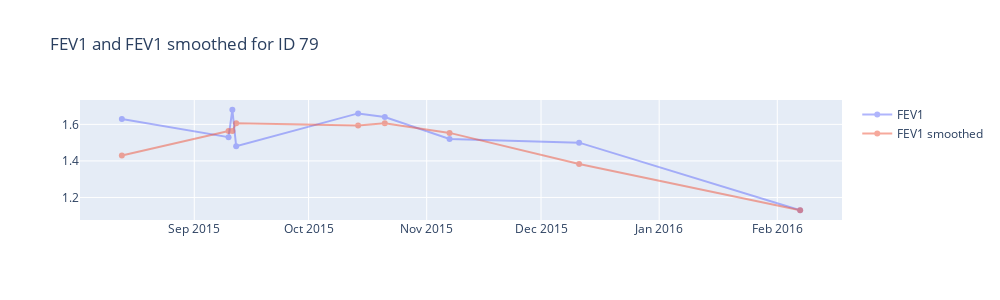

The notebook cell saved with this chart:
### Markdown cell above
## Validate smooth max

### Code cell
def plot_fev1_and_fev1_smoothed_for_id(O2_FEV1, id):
  O2_FEV1=O2_FEV1[ O2_FEV1['ID'] == id ]
  
  mode="mean"
  O2_FEV1 = smooth(O2_FEV1, ['FEV1'], mode=mode)

  # Plot
  # Create a subplots that share the same x and y axes with plotly
  fig = make_subplots(rows=1, cols=1, shared_xaxes=True, shared_yaxes=True)
  # Add scatter of FEV1 with Date recorded with a name 'FEV1' with marker opacity
  fig.add_scatter(x=O2_FEV1['Date recorded'], y=O2_FEV1['FEV1'], mode='markers+lines', name='FEV1', opacity=0.5, row=1, col=1)
  # Add scatter of FEV1 smoothed with Date recorded with a name 'FEV1 smoothed'
  fig.add_scatter(x=O2_FEV1['Date recorded'], y=O2_FEV1['FEV1 {} smoothed'.format(mode)], mode='markers+lines', name='FEV1 smoothed', opacity=0.5, row=1, col=1)
  # Update figure size
  fig.update_layout(autosize=False, width=1000, height=300, title='FEV1 and FEV1 smoothed for ID {}'.format(id))
  fig.show()

# Plot plot_fev1_and_fev1_smoothed_for_id for the first 10 IDs of O2_FEV1
for id in O2_FEV1.ID.unique()[:10]:
  plot_fev1_and_fev1_smoothed_for_id(O2_FEV1, id)

### Figure 1 — Plotly figure (JSON) as saved in the notebook; plotly's stock layout.template omitted (floating-point values rounded to 4 significant figures)
{"data": [{"mode": "markers+lines", "name": "FEV1", "opacity": 0.5, "type": "scatter", "x": ["2015-08-13", "2015-09-10", "2015-09-11", "2015-09-12", "2015-10-14", "2015-10-21", "2015-11-07", "2015-12-11", "2016-02-07"], "xaxis": "x", "y": [1.63, 1.53, 1.68, 1.48, 1.66, 1.64, 1.52, 1.5, 1.13], "yaxis": "y"}, {"mode": "markers+lines", "name": "FEV1 smoothed", "opacity": 0.5, "type": "scatter", "x": ["2015-08-13", "2015-09-10", "2015-09-11", "2015-09-12", "2015-10-14", "2015-10-21", "2015-11-07", "2015-12-11", "2016-02-07"], "xaxis": "x", "y": [1.43, 1.563, 1.563, 1.607, 1.593, 1.607, 1.553, 1.383, 1.13], "yaxis": "y"}], "layout": {"autosize": false, "height": 300, "title": {"text": "FEV1 and FEV1 smoothed for ID 79"}, "width": 1000, "xaxis": {"anchor": "y", "domain": [0, 1]}, "yaxis": {"anchor": "x", "domain": [0, 1]}}}
